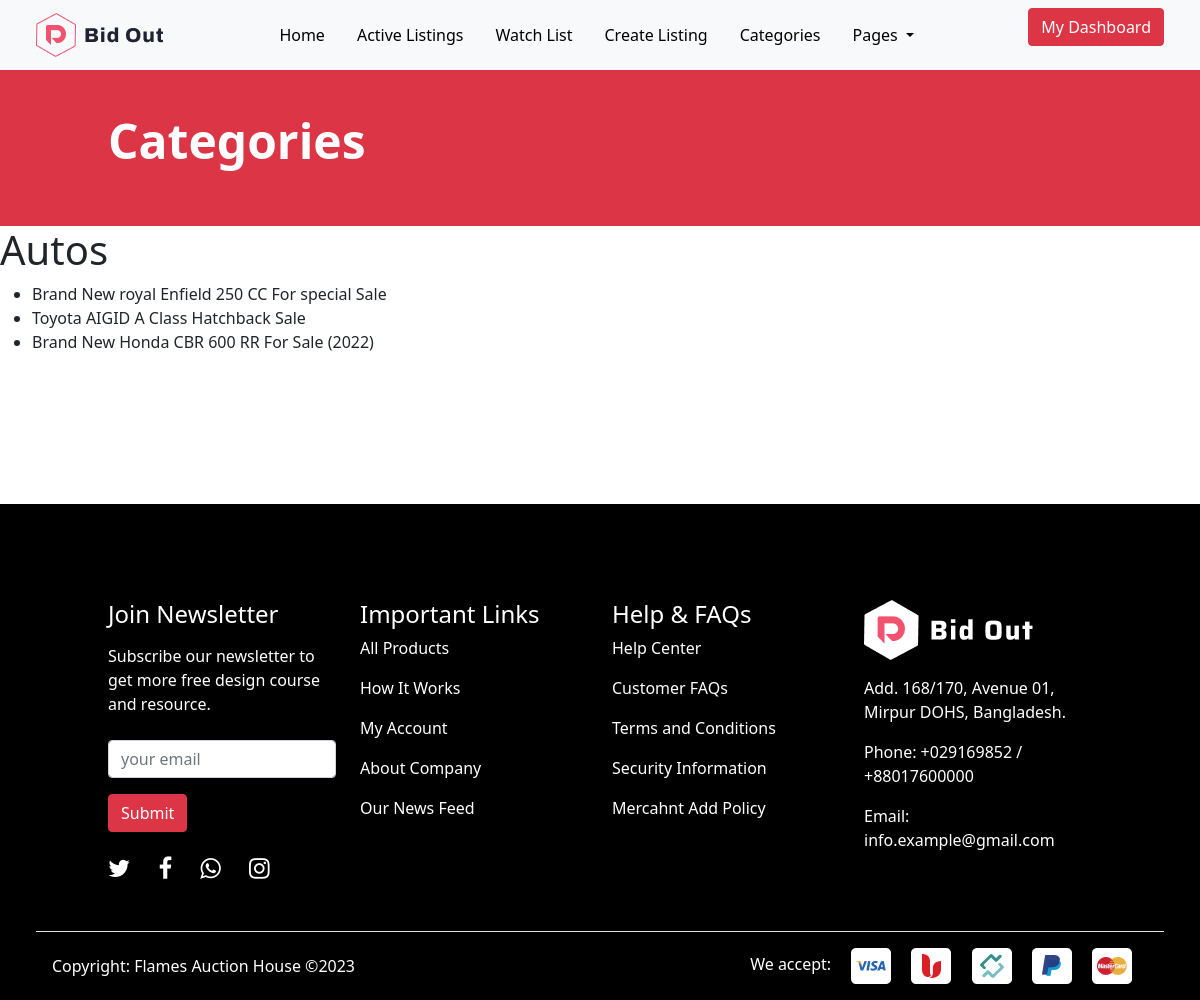
The page /categories/autos/ (signed in) on the database its author committed.
### auctions/models.py (models this page shows, shortened)
class Category(models.Model):
    name = models.CharField(max_length=255, unique=True)
    slug = AutoSlugField(populate_from='name', unique=True)
    class Meta:
        verbose_name = "Category"
        verbose_name_plural = "Categories"
        ordering = ["name"]

class Auction(models.Model):
    title = models.CharField(max_length=255)
    description = models.TextField(null=True, blank=True)
    featured_image = models.ImageField(
        null=True, blank=True, default="default.jpg")
    start_date = models.DateTimeField(auto_now_add=True)
    place_bid = models.OneToOneField('Bid', blank=True, related_name='bids', on_delete=models.CASCADE, null=True)
    id = models.UUIDField(default=uuid.uuid4, unique=True,
                          primary_key=True, editable=False)
    end_date = models.DateTimeField(auto_now=True, null=True, blank=True)
    price = models.DecimalField(max_digits=10, decimal_places=2, default=0, null=True, blank=True)
    starting_bid = models.DecimalField(max_digits=10, decimal_places=2, null=True, blank=True)
    category = models.ForeignKey('Category', on_delete=models.SET_NULL, null=True)
    current_bid = models.DecimalField(max_digits=10, decimal_places=2, default=0, null=True, blank=True)
    is_active = models.BooleanField(default=True)

### auctions/views.py (the view)
# urls.py: path('categories/<slug:slug>/', category_auctions, name='category_auctions'),
@login_required(login_url="login")
def category_auctions(request, slug):
    category = get_object_or_404(Category, slug=slug)
    active_auctions = category.auction_set.filter(is_active=True)
    return render(request, "auctions/category_auctions.html", {"category": category, "active_auctions": active_auctions})

### auctions/templates/auctions/category_auctions.html
{% extends 'main.html' %}
{% block content %}
    <div class="container-fluid bg-danger py-5 text-white">
        <div class="row pt-5">
            <div class="col-12 col-lg-10">
                <h1 class="display-5 fw-bold ms-0 ps-0 ms-md-5 ps-md-5 pt-3">Categories</h1>
            </div>
        </div>
    </div>
    <h1>{{ category.name }}</h1>
    {% if active_auctions %}
        <ul>
            {% for auction in active_auctions %}
                <li><a href="{% url 'auction_detail' auction.id %}">{{ auction.title }}</a></li>
            {% endfor %}
        </ul>
    {% else %}
        <p>No active auctions in this category.</p>
    {% endif %}
{% endblock %}

### static/styles/style.css (style rules this page uses)
* { box-sizing: border-box; }
a { color: unset; text-decoration: none; }

### rows shown on the page
Category: name "Autos"
Auction: title "Brand New royal Enfield 250 CC For special Sale"
Auction: title "Toyota AIGID A Class Hatchback Sale"
Auction: title "Brand New Honda CBR 600 RR For Sale (2022)"
